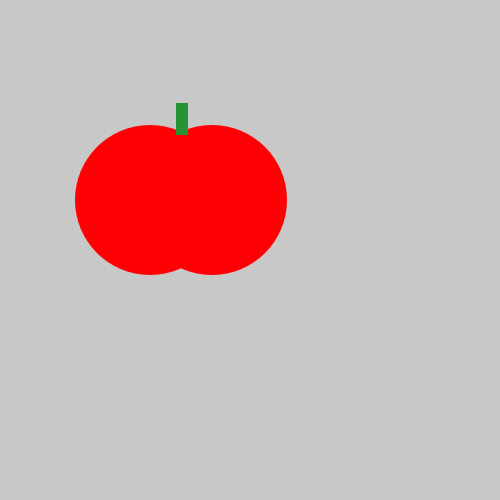
Frame 1 (no input)
Frame 60 (the mouse pressed at the canvas centre just before this capture): identical to frame 1, image omitted
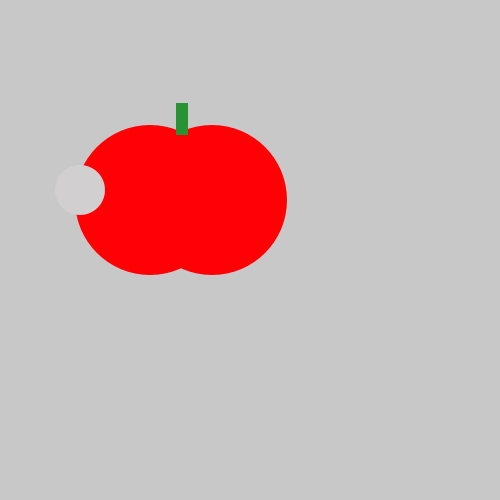
Frame 120 (the mouse held since frame 60 and released just before this capture)

The Processing sketch that drew these frames (run headless with seeded random() and noise(); from frame 60 on, the mouse is pressed at the canvas centre):

// Processing sketch: Tasty_Tomato
// ── Tasty_Tomato.pde

void setup(){
  size (500, 500);
}
void draw(){
  background(200, 200, 200);
  noStroke();
  fill(#FF0004);
  ellipse(150, 200, 150, 150);
  ellipse(212, 200, 150, 150);
  fill(#279334);
  rect(176, 103, 12, 32);
if(mousePressed){
  fill(#D1CFD0);
  ellipse(80, 190, 50, 50);
}
}
